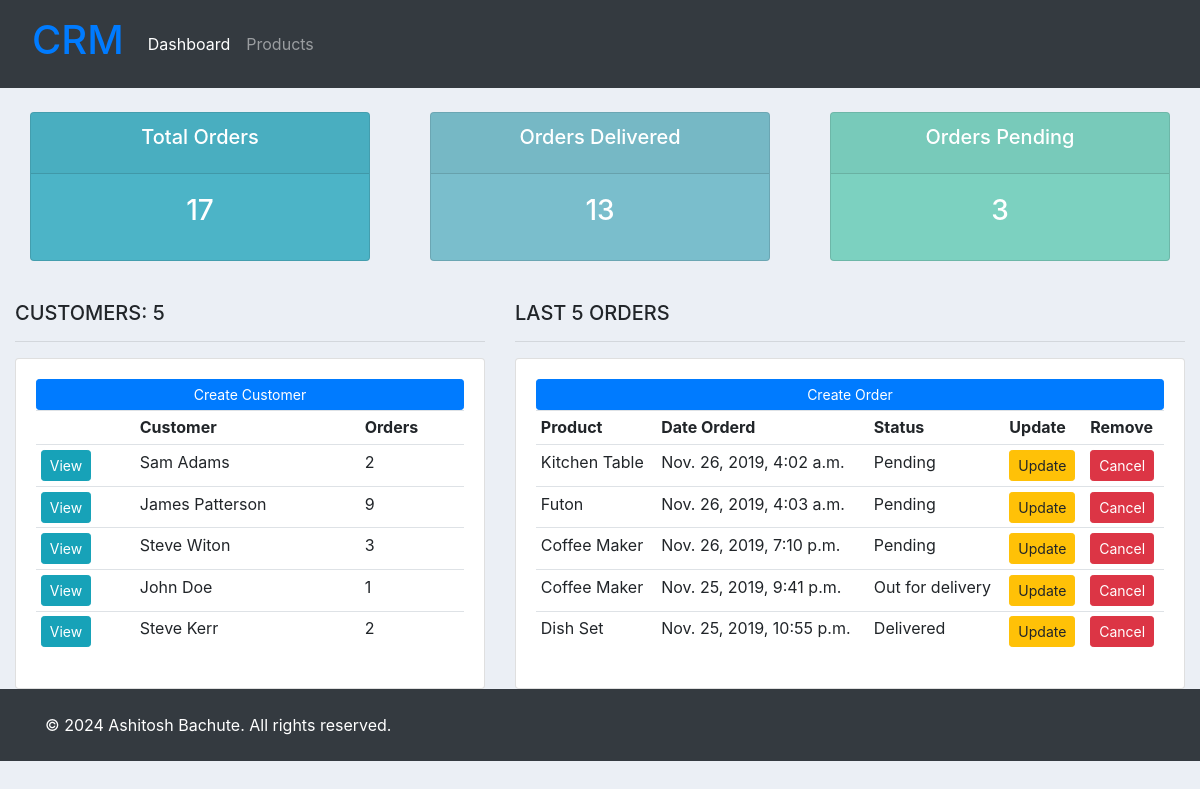
Before: / with the older database file.
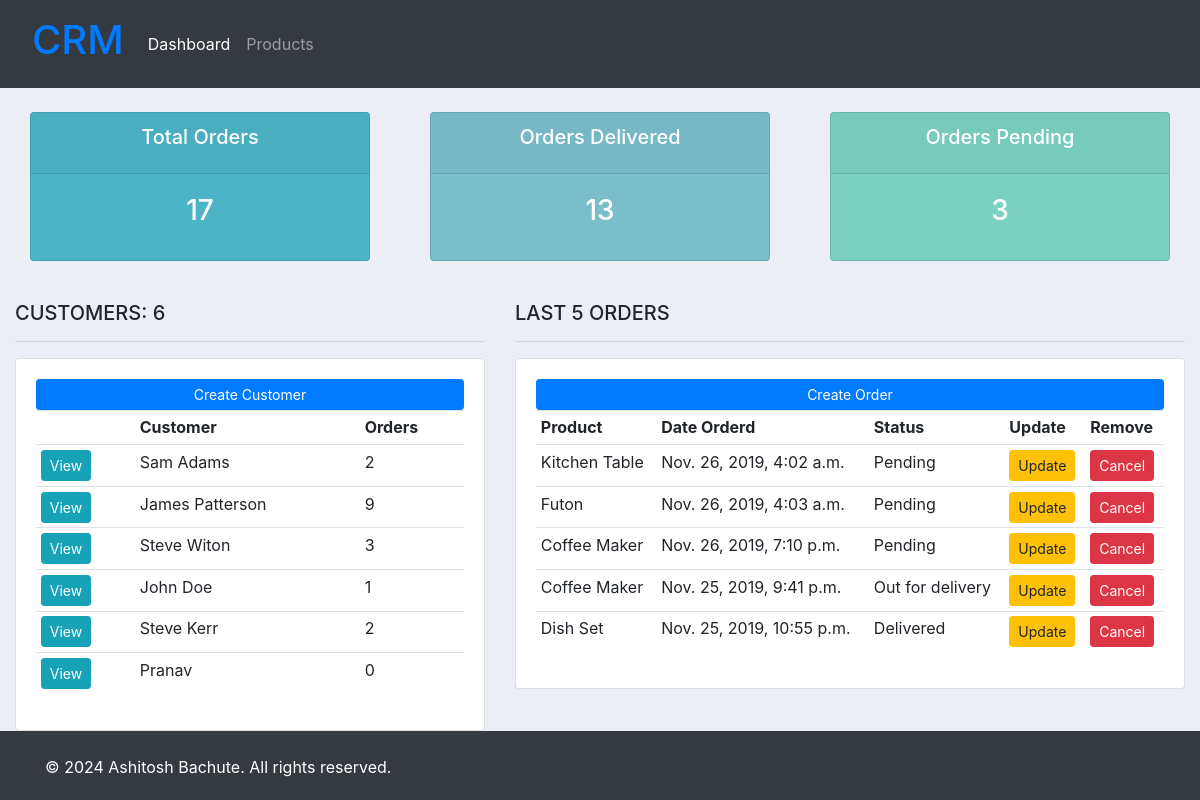
After: the same page with the newer database file.
### accounts/models.py (models this page shows, shortened)
class Customer(models.Model):
	name = models.CharField(max_length=200, null=True)
	phone = models.CharField(max_length=200, null=True)
	email = models.CharField(max_length=200, null=True)
	date_created = models.DateTimeField(auto_now_add=True, null=True, blank=True)
	@property
	def orders(self):
		order_count = self.order_set.all().count()
		return str(order_count)

class Order(models.Model):
	STATUS = (
			('Pending', 'Pending'),
			('Out for delivery', 'Out for delivery'),
			('Delivered', 'Delivered'),
			)
	customer = models.ForeignKey(Customer, on_delete= models.SET_NULL, null=True)
	product = models.ForeignKey(Product, on_delete= models.SET_NULL, null=True)
	date_created = models.DateTimeField(auto_now_add=True, null=True, blank=True)
	status = models.CharField(max_length=200, null=True, choices=STATUS)

class Product(models.Model):
	CATEGORY = (
			('Indoor', 'Indoor'),
			('Out Door', 'Out Door'),
			)
	name = models.CharField(max_length=200, null=True)
	price = models.FloatField(null=True)
	category = models.CharField(max_length=200, null=True, choices=CATEGORY)
	description = models.TextField()
	date_created = models.DateTimeField(auto_now_add=True, null=True, blank=True)
	def __str__(self):
		return self.name

### accounts/views.py (the view)
# urls.py: path('', views.dashBoard, name="dashboard"),
def dashBoard(request):
	orders = Order.objects.all().order_by('-status')[0:5]
	customers = Customer.objects.all()
	total_customers = customers.count()
	total_orders = Order.objects.all().count()
	delivered = Order.objects.filter(status='Delivered').count()
	pending = Order.objects.filter(status='Pending').count()
	context = {'customers':customers, 'orders':orders,
	'total_customers':total_customers,'total_orders':total_orders,
	'delivered':delivered, 'pending':pending}
	return render(request, 'accounts/dashboard.html', context)

### accounts/templates/accounts/dashboard.html
{% extends 'accounts/main_template.html' %}
{% load static %}
{% block content %}
{% include 'accounts/status_row.html' %}
<br>
<div class="row">
	<div class="col-md-5">
		<h5>CUSTOMERS: {{total_customers}}</h5>
		<hr>
		<div class="card card-body">
			<a class="btn btn-primary  btn-sm btn-block" href="{% url 'create_customer' %}">Create Customer</a>
			<table class="table table-sm">
				<tr>
					<th></th>
					<th>Customer</th>
					<th>Orders</th>
				</tr>
				{% for customer in customers %}
					<tr>
						<td><a href="{% url 'customer' customer.id %}" class="btn btn-sm btn-info">View</a></td>
						<td>{{customer.name}}</td>
						<td>{{customer.orders}}</td>
					</tr>
				{% endfor %}
			</table>
		</div>
	</div>
	<div class="col-md-7">
		<h5>LAST 5 ORDERS</h5>
		<hr>
		<div class="card card-body">
			<a class="btn btn-primary  btn-sm btn-block" href="{% url 'create_order' %}">Create Order</a>
			<table class="table table-sm">
				<tr>
					<th>Product</th>
					<th>Date Orderd</th>
					<th>Status</th>
					<th>Update</th>
					<th>Remove</th>
				</tr>
				{% for order in orders %}
					<tr>
						<td>{{order.product}}</td>
						<td>{{order.date_created}}</td>
						<td>{{order.status}}</td>
						<td><a class="btn btn-sm btn-warning" href="{% url 'update_order' order.id %}">Update</a></td>
						<td><a class="btn btn-sm btn-danger" href="{% url 'delete_order' order.id %}">Cancel</a></td>
					</tr>
				{% endfor %}
			</table>
		</div>
	</div>
</div>
{% endblock content %}

### accounts/templates/accounts/main_template.html (shortened to what this page needs)
{% load static %}
<!DOCTYPE html>
<html>
<head>
	<link rel="stylesheet" href="https://stackpath.bootstrapcdn.com/bootstrap/4.3.1/css/bootstrap.min.css">
	<link href="{% static '/css/main.css'  %}" rel="stylesheet" type="text/css">
</head>
<body>
	{% include 'accounts/navbar.html' %}
	<div class="container-fluid">
	{% block content %}
	{% endblock content %}
	</div>
	{% include 'accounts/footer.html' %}
</body>
</html>

### accounts/templates/accounts/navbar.html (shortened to what this page needs)
{% load static %}
<nav class="navbar navbar-expand-lg navbar-dark bg-dark">
  <a class="nav-link" href="{% url 'dashboard' %}">
    <div class="logo">
      <h1>CRM</h1>
    </div>
  </a>
  <div class="collapse navbar-collapse" id="navbarSupportedContent">
    <ul class="navbar-nav mr-auto">
      <li class="nav-item active">
        <a class="nav-link" href="{% url 'dashboard' %}">Dashboard</a>
      </li>
      <a class="nav-link" href="{% url 'products' %}">Products</a>
    </ul>
  </div>
</nav>

### accounts/templates/accounts/status_row.html
<br>
<div class="row">
	<div class="col">
		<div class="col-md">
			<div class="card text-center text-white  mb-3" id="total-orders">
			  	<div class="card-header">
			  		<h5 class="card-title">Total Orders</h5>
			  	</div>
			  	<div class="card-body">
			    	<h3 class="card-title">{{total_orders}}</h3>
			  	</div>
			</div>
		</div>
	</div>
	<div class="col">
		<div class="col-md">
			<div class="card text-center text-white  mb-3" id="orders-delivered">
			  	<div class="card-header">
			  		<h5 class="card-title">Orders Delivered</h5>
			  	</div>
			  	<div class="card-body">
			    	<h3 class="card-title">{{delivered}}</h3>
			  	</div>
			</div>
		</div>
	</div>
	<div class="col">
		<div class="col-md">
			<div class="card text-center text-white  mb-3" id="orders-pending">
			  	<div class="card-header">
			  		<h5 class="card-title">Orders Pending</h5>
			  	</div>
			  	<div class="card-body">
			    	<h3 class="card-title">{{pending}}</h3>
			  	</div>
			</div>
		</div>
	</div>
</div>

### accounts/templates/accounts/footer.html
<footer class="footer bg-dark text-white py-4">
  <div class="container">
    <div class="row">
      <div class="col-md-6">
        <p class="mb-0">&copy; 2024 Ashitosh Bachute. All rights reserved.</p>
      </div>
    </div>
  </div>
</footer>

### static/css/main.css (style rules this page uses)
body { background-color: #ebeff5; }
#total-orders { background-color: #4cb4c7; }
#orders-delivered { background-color: #7abecc; }
#orders-pending { background-color: #7CD1C0; }

Changed rows visible on the page:
added Customer: name "Pranav", orders "0"
Other visible differences:
{{ total_customers }}: "5" → "6"
